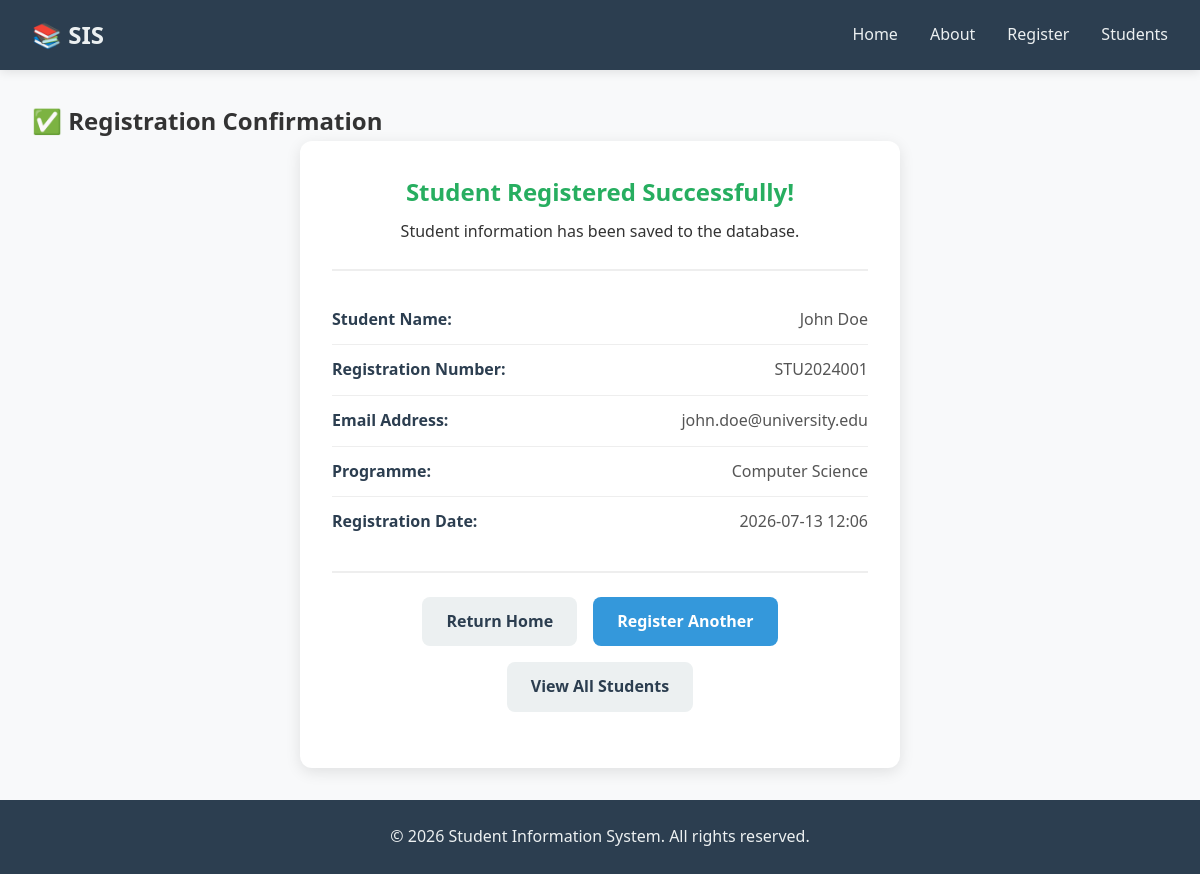
Screenshot of /student/John Doe with the database file from the repository.
### models.py (models this page shows, shortened)
class Student(db.Model):
    __tablename__ = 'students'
    id = db.Column(db.Integer, primary_key=True)
    student_name = db.Column(db.String(100), nullable=False)
    registration_number = db.Column(db.String(50), unique=True, nullable=False)
    email = db.Column(db.String(100), unique=True, nullable=False)
    programme = db.Column(db.String(100), nullable=False)
    registration_date = db.Column(db.DateTime, default=datetime.utcnow)
    is_active = db.Column(db.Boolean, default=True)

### app.py (the view)
@app.route('/student/<name>')
def student_profile(name):
    students = get_student_by_name(name)
    if students:
        return render_template('confirmation.html', student=students[0])
    else:
        flash('Student not found!', 'error')
        return redirect(url_for('register'))

### database.py (called while the page is built)
def get_student_by_name(name):
    return Student.query.filter(
        Student.student_name.contains(name),
        Student.is_active == True
    ).all()

### templates/confirmation.html (shortened to what this page needs)
{% extends "base.html" %}
{% block content %}
    <section class="confirmation-page">
        <h2>✅ Registration Confirmation</h2>
        <div class="confirmation-card">
            <div class="confirmation-header">
                <h3>Student Registered Successfully!</h3>
                <p>Student information has been saved to the database.</p>
            </div>
            <div class="student-details">
                <div class="detail-item">
                    <span class="detail-label">Student Name:</span>
                    <span class="detail-value">{{ student.student_name }}</span>
                </div>
                <div class="detail-item">
                    <span class="detail-label">Registration Number:</span>
                    <span class="detail-value">{{ student.registration_number }}</span>
                </div>
                <div class="detail-item">
                    <span class="detail-label">Email Address:</span>
                    <span class="detail-value">{{ student.email }}</span>
                </div>
                <div class="detail-item">
                    <span class="detail-label">Programme:</span>
                    <span class="detail-value">{{ student.programme }}</span>
                </div>
                <div class="detail-item">
                    <span class="detail-label">Registration Date:</span>
                    <span class="detail-value">{{ student.registration_date.strftime('%Y-%m-%d %H:%M') }}</span>
                </div>
            </div>
            <div class="confirmation-actions">
                <a href="{{ url_for('home') }}" class="btn btn-secondary">Return Home</a>
                <a href="{{ url_for('register') }}" class="btn btn-primary">Register Another</a>
                <a href="{{ url_for('students_list') }}" class="btn btn-secondary">View All Students</a>
            </div>
        </div>
    </section>
{% endblock %}

### static/style.css (style rules this page uses)
* { margin: 0; padding: 0; box-sizing: border-box; }
body { font-family: 'Segoe UI', Tahoma, Geneva, Verdana, sans-serif; line-height: 1.6; color: #333; background-color: #f8f9fa; min-height: 100vh; display: flex; flex-direction: column; }
.btn { display: inline-block; padding: 0.75rem 1.5rem; border: none; border-radius: 8px; font-size: 1rem; font-weight: 600; cursor: pointer; text-decoration: none; transition: background-color 0.3s ease, transform 0.2s ease; }
.btn-primary { background-color: #3498db; color: white; }
.btn-secondary { background-color: #ecf0f1; color: #2c3e50; }
.confirmation-card { background: white; padding: 2rem; border-radius: 12px; box-shadow: 0 4px 15px rgba(0, 0, 0, 0.1); max-width: 600px; margin: 0 auto; }
.confirmation-header { text-align: center; padding-bottom: 1.5rem; border-bottom: 2px solid #eee; margin-bottom: 1.5rem; }
.confirmation-header h3 { color: #27ae60; font-size: 1.5rem; margin-bottom: 0.5rem; }
.student-details { margin: 1.5rem 0; }
.detail-item { display: flex; justify-content: space-between; padding: 0.75rem 0; border-bottom: 1px solid #eee; }
.detail-item:last-child { border-bottom: none; }
.detail-label { font-weight: 600; color: #2c3e50; }
.detail-value { color: #555; }
.confirmation-actions { display: flex; gap: 1rem; justify-content: center; flex-wrap: wrap; margin: 1.5rem 0; padding-top: 1.5rem; border-top: 2px solid #eee; }

### rows the page displays
Student: student_name "John Doe", registration_number "STU2024001", email "john.doe@university.edu", programme "Computer Science", registration_date "2026-07-13 12:06"
